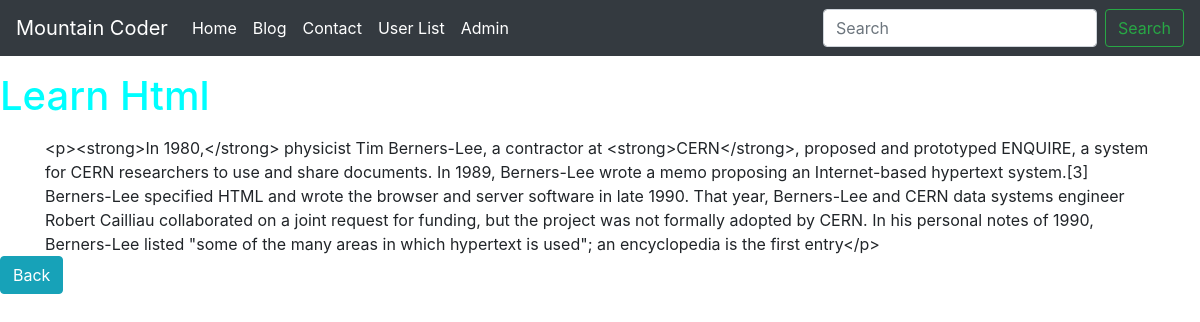
The page /blogpost/hello-im-a-blog on the database its author committed.
### blog/models.py (models this page shows)
class Blog(models.Model):
    sno = models.AutoField(primary_key=True)
    title = models.CharField(max_length= 200)
    content = models.TextField()
    short_description = models.CharField(max_length=300, default="")
    slug = models.CharField(max_length=100)
    time = models.DateTimeField(auto_now_add=True)

### blog/views.py (the view)
# urls.py: path('blogpost/<str:slug>', views.blogpost, name='blogpost'),
def blogpost(request , slug):
    blogs = Blog.objects.filter(slug=slug).first()
    context = {'blogs': blogs}
    return render(request, 'blogpost.html', context)

### templates/blogpost.html (shortened to what this page needs)
{% extends 'base.html' %}
{% block body%}
<h1 class="my-3">{{ blogs.title }}</h1>
    <div class="container">
    {{ blogs.content  }}
    </div>
    <a href="/bloghome/" class="btn btn-info">Back</a>
{% endblock body %}

### static/css/main.css (style rules this page uses)
h1 { color: aqua; }

### rows shown on the page
Blog: title "Learn Html", content "<p><strong>In 1980,</strong> physicist Tim Berners-Lee, a contractor at <strong>CERN</strong>, proposed and prototyped ENQUIRE, a system for CERN researchers to use and share documents. In 1989, Berners-Lee wrote a memo proposing an Internet-based hypertext system.[3] Berners-Lee specified HTML and wrote the browser and server software in late 1990. That year, Berners-Lee and CERN data systems engineer Robert Cailliau collaborated on a joint request for funding, but the project was not formally adopted by CERN. In his personal notes of 1990, Berners-Lee listed \"some of the many areas in which hypertext is used\"; an encyclopedia is the first entry</p>"
